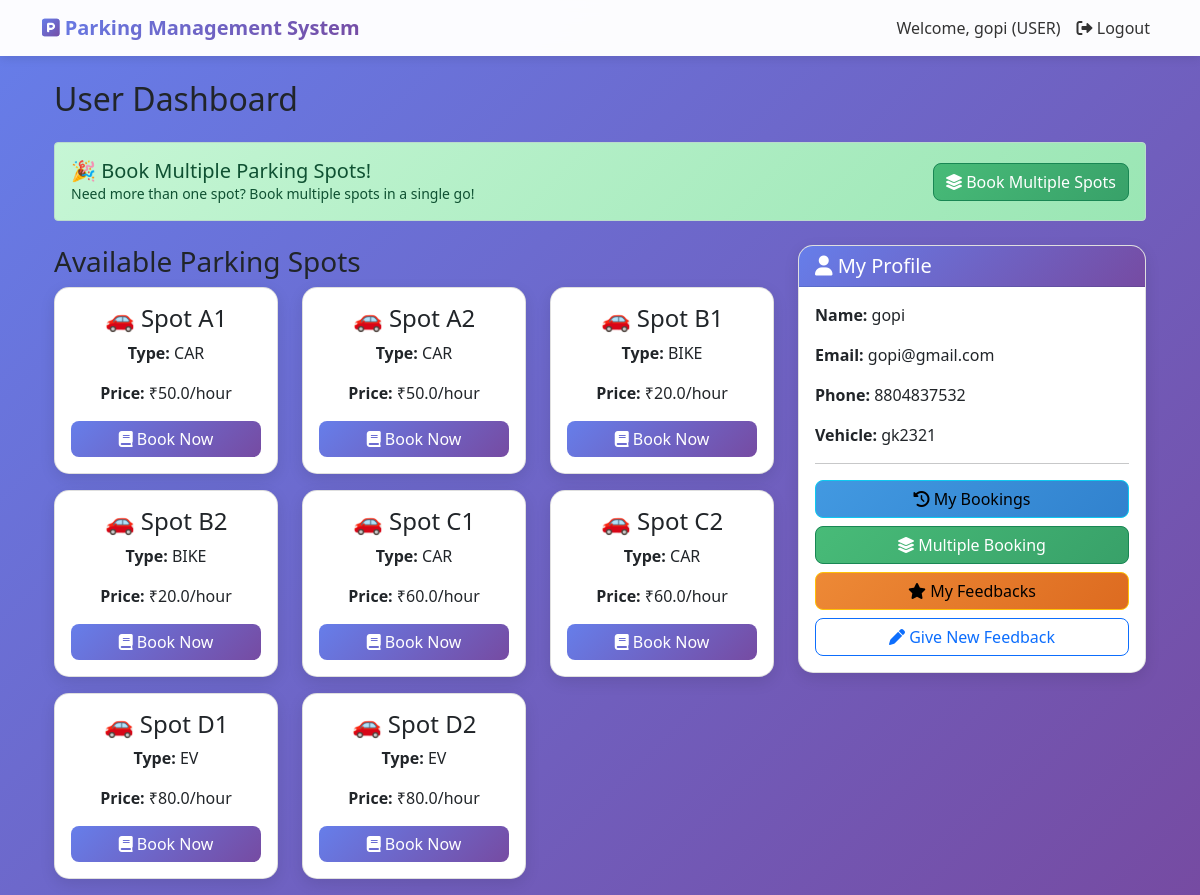
The page /user/dashboard (signed in) on the database its author committed.
### models.py (models this page shows)
class User(UserMixin, db.Model):
    id = db.Column(db.Integer, primary_key=True)
    name = db.Column(db.String(100), nullable=False)
    email = db.Column(db.String(100), unique=True, nullable=False)
    phone = db.Column(db.String(15), nullable=False)
    password = db.Column(db.String(200), nullable=False)
    vehicle_number = db.Column(db.String(20), nullable=True)
    role = db.Column(db.String(30), default='user')
    created_at = db.Column(db.DateTime, default=datetime.utcnow)
    bookings = db.relationship('Booking', backref='user', lazy=True)
    manager_application = db.relationship('ManagerApplication', backref='user', uselist=False)

class ParkingSpot(db.Model):
    id = db.Column(db.Integer, primary_key=True)
    spot_number = db.Column(db.String(10), unique=True, nullable=False)
    spot_type = db.Column(db.String(20), nullable=False)
    price_per_hour = db.Column(db.Float, nullable=False)
    status = db.Column(db.String(20), default='available')
    bookings = db.relationship('Booking', backref='parking_spot', lazy=True)

### app.py (the view)
@app.route('/user/dashboard')
@login_required
def user_dashboard():
    if current_user.role != 'user':
        if current_user.role == 'admin':
            return redirect(url_for('admin_dashboard'))
        elif current_user.role == 'manager':
            return redirect(url_for('manager_dashboard'))
    available_spots = ParkingSpot.query.filter_by(status='available').all()
    active_booking = Booking.query.filter_by(user_id=current_user.id, status='active').first()
    cancelled_count = Booking.query.filter_by(user_id=current_user.id, status='cancelled').count()
    feedback_count = Feedback.query.filter_by(user_id=current_user.id).count()
    return render_template('user/dashboard.html',
                         available_spots=available_spots,
                         active_booking=active_booking,
                         cancelled_count=cancelled_count,
                         feedback_count=feedback_count)

### app.py (called while the page is built)
@login_manager.user_loader
def load_user(user_id):
    return User.query.get(int(user_id))

@app.context_processor
def utility_processor():
    return {'now': datetime.now}

### templates/user/dashboard.html (shortened to what this page needs)
{% extends "base.html" %}
{% block content %}
<div class="container mt-4">
    <h2 class="mb-4">User Dashboard</h2>
    <div class="alert alert-success mb-4">
        <div class="row align-items-center">
            <div class="col-md-8">
                <h5 class="mb-0">🎉 Book Multiple Parking Spots!</h5>
                <p class="mb-0 small">Need more than one spot? Book multiple spots in a single go!</p>
            </div>
            <div class="col-md-4 text-end">
                <a href="{{ url_for('user_book_multiple') }}" class="btn btn-success">
                    <i class="fas fa-layer-group"></i> Book Multiple Spots
                </a>
            </div>
        </div>
    </div>
    <div class="row">
        <div class="col-md-8">
            <h3>Available Parking Spots</h3>
            <div class="row">
                {% for spot in available_spots %}
                <div class="col-md-4 mb-3">
                    <div class="card h-100">
                        <div class="card-body text-center">
                            <h4>🚗 Spot {{ spot.spot_number }}</h4>
                            <p><strong>Type:</strong> {{ spot.spot_type|upper }}</p>
                            <p><strong>Price:</strong> ₹{{ spot.price_per_hour }}/hour</p>
                            {% if not active_booking %}
                            <a href="{{ url_for('book_slot', spot_id=spot.id) }}" class="btn btn-primary w-100">
                                <i class="fas fa-book"></i> Book Now
                            </a>
                            {% else %}
                            <button class="btn btn-secondary w-100" disabled>
                                <i class="fas fa-lock"></i> Unavailable
                            </button>
                            {% endif %}
                        </div>
                    </div>
                </div>
                {% endfor %}
            </div>
        </div>
        <div class="col-md-4">
            <div class="card mb-3">
                <div class="card-header bg-primary text-white">
                    <h5><i class="fas fa-user"></i> My Profile</h5>
                </div>
                <div class="card-body">
                    <p><strong>Name:</strong> {{ current_user.name }}</p>
                    <p><strong>Email:</strong> {{ current_user.email }}</p>
                    <p><strong>Phone:</strong> {{ current_user.phone }}</p>
                    <p><strong>Vehicle:</strong> {{ current_user.vehicle_number }}</p>
                    <hr>
                    <a href="{{ url_for('my_bookings') }}" class="btn btn-info w-100 mb-2">
                        <i class="fas fa-history"></i> My Bookings
                    </a>
                    <a href="{{ url_for('user_book_multiple') }}" class="btn btn-success w-100 mb-2">
                        <i class="fas fa-layer-group"></i> Multiple Booking
                    </a>
                    <a href="{{ url_for('my_feedbacks') }}" class="btn btn-warning w-100 mb-2">
                        <i class="fas fa-star"></i> My Feedbacks
                    </a>
                    <a href="{{ url_for('give_feedback') }}" class="btn btn-outline-primary w-100">
                        <i class="fas fa-pen"></i> Give New Feedback
                    </a>
                </div>
            </div>
        </div>
    </div>
</div>
{% endblock %}

### templates/base.html (shortened to what this page needs)
<!DOCTYPE html>
<html lang="en">
<head>
    <link rel="stylesheet" href="{{ url_for('static', filename='css/style.css') }}">
    <link rel="stylesheet" href="https://cdnjs.cloudflare.com/ajax/libs/font-awesome/6.0.0/css/all.min.css">   <link href="https://cdn.jsdelivr.net/npm/bootstrap@5.1.3/dist/css/bootstrap.min.css" rel="stylesheet">
    <link rel="stylesheet" href="https://cdnjs.cloudflare.com/ajax/libs/font-awesome/6.0.0/css/all.min.css">
</head>
<body>
    <nav class="navbar navbar-expand-lg navbar-light">
        <div class="container">
            <a class="navbar-brand" href="/">
                <i class="fas fa-parking"></i> Parking Management System
            </a>
            <div class="collapse navbar-collapse" id="navbarNav">
                <ul class="navbar-nav ms-auto">
                    {% if current_user.is_authenticated %}
                        <li class="nav-item">
                            <span class="nav-link">Welcome, {{ current_user.name }} ({{ current_user.role|upper }})</span>
                        </li>
                        <li class="nav-item">
                            <a class="nav-link" href="{{ url_for('logout') }}">
                                <i class="fas fa-sign-out-alt"></i> Logout
                            </a>
                        </li>
                    {% endif %}
                </ul>
            </div>
        </div>
    </nav>
    <div class="container mt-4">
        {% block content %}{% endblock %}
    </div>
</body>
</html>

### static/css/style.css (style rules this page uses)
* { margin: 0; padding: 0; box-sizing: border-box; }
body { font-family: 'Poppins', 'Segoe UI', Tahoma, Geneva, Verdana, sans-serif; background: linear-gradient(135deg, #667eea 0%, #764ba2 100%); min-height: 100vh; overflow-x: hidden; }
.navbar { background: rgba(255, 255, 255, 0.98) !important; box-shadow: 0 2px 20px rgba(0, 0, 0, 0.1); backdrop-filter: blur(10px); padding: 1rem 0; }
.navbar-brand { font-size: 1.5rem; font-weight: bold; background: linear-gradient(135deg, #667eea 0%, #764ba2 100%); -webkit-background-clip: text; background-clip: text; color: transparent !important; transition: all 0.3s ease; }
.navbar-brand i { background: linear-gradient(135deg, #667eea 0%, #764ba2 100%); -webkit-background-clip: text; background-clip: text; color: transparent; }
.nav-link { color: #333 !important; font-weight: 500; transition: all 0.3s ease; position: relative; }
.nav-link::after { content: ''; position: absolute; width: 0; height: 2px; background: linear-gradient(135deg, #667eea 0%, #764ba2 100%); bottom: 0; left: 50%; transition: all 0.3s ease; }
.card { border: none; border-radius: 20px; box-shadow: 0 10px 40px rgba(0, 0, 0, 0.1); transition: all 0.3s ease; overflow: hidden; background: white; }
.card-header { background: linear-gradient(135deg, #667eea 0%, #764ba2 100%); color: white; border: none; padding: 1rem 1.5rem; font-weight: 600; }
.card-header h5, .card-header h3 { margin: 0; color: white; }
.card-body { padding: 1.5rem; }
.btn { border-radius: 50px; padding: 0.6rem 1.5rem; font-weight: 600; transition: all 0.3s ease; position: relative; overflow: hidden; }
.btn::before { content: ''; position: absolute; top: 50%; left: 50%; width: 0; height: 0; border-radius: 50%; background: rgba(255, 255, 255, 0.3); transform: translate(-50%, -50%); transition: width 0.6s, height 0.6s; }
.btn-primary { background: linear-gradient(135deg, #667eea 0%, #764ba2 100%); border: none; color: white; }
.btn-success { background: linear-gradient(135deg, #48bb78 0%, #38a169 100%); border: none; }
.btn-warning { background: linear-gradient(135deg, #ed8936 0%, #dd6b20 100%); border: none; color: white; }
.btn-info { background: linear-gradient(135deg, #4299e1 0%, #3182ce 100%); border: none; color: white; }
.alert { border-radius: 15px; border: none; padding: 1rem 1.5rem; animation: slideDown 0.5s ease; }
.alert-success { background: linear-gradient(135deg, #c6f6d5 0%, #9ae6b4 100%); color: #22543d; }
.card, .dashboard-card, .alert { animation: fadeIn 0.6s ease; }
.card { box-shadow:0 2px 10px rgba(0,0,0,0.1); }

### templates/base.html (style rules this page uses)
body { background: linear-gradient(135deg, #667eea 0%, #764ba2 100%); min-height: 100vh; }
.navbar { background: rgba(255,255,255,0.95); box-shadow: 0 2px 10px rgba(0,0,0,0.1); }
.card { border-radius: 15px; box-shadow: 0 5px 15px rgba(0,0,0,0.1); transition: transform 0.3s; }
.btn-primary { background: linear-gradient(135deg, #667eea 0%, #764ba2 100%); border: none; }

### templates/user/dashboard.html (style rules this page uses)
.btn { border-radius: 8px; font-weight: 500; }
.btn-warning { background-color: #ffc107; color: #000; }

### rows shown on the page
User: name "gopi", role "USER", email "gopi@gmail.com", phone "8804837532", vehicle_number "gk2321"
ParkingSpot: spot_number "A1", spot_type "CAR", price_per_hour "50.0"
ParkingSpot: spot_number "A2", spot_type "CAR", price_per_hour "50.0"
ParkingSpot: spot_number "B1", spot_type "BIKE", price_per_hour "20.0"
ParkingSpot: spot_number "B2", spot_type "BIKE", price_per_hour "20.0"
ParkingSpot: spot_number "C1", spot_type "CAR", price_per_hour "60.0"
ParkingSpot: spot_number "C2", spot_type "CAR", price_per_hour "60.0"
ParkingSpot: spot_number "D1", spot_type "EV", price_per_hour "80.0"
ParkingSpot: spot_number "D2", spot_type "EV", price_per_hour "80.0"
